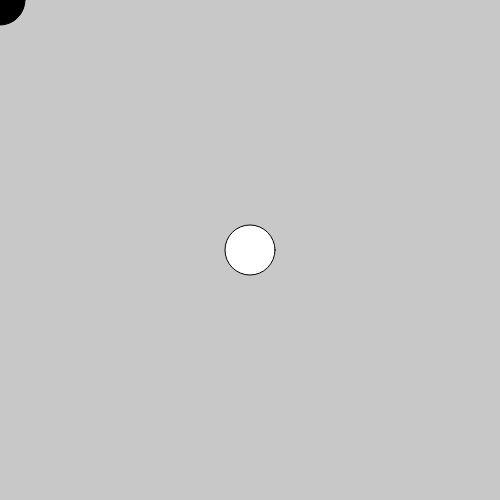
Frame 1 (no input)
Frame 60 (no input): identical to frame 1, image omitted
Frame 120 (the mouse pressed at the canvas centre since frame 60): identical to frame 1, image omitted

The p5.js sketch that drew this single still picture (run headless with seeded random() and noise() and a simulated clock; from frame 60 on, the mouse is pressed at the canvas centre):

// p5.js sketch
// ── sketch.js


function setup(){
  createCanvas(500,500)
}
function draw() {

  background(200);
  fill(0)
  ellipse(0,0,50)

  push()
  fill(255)
  translate(width/2, height/2)
  ellipse(0,0,50)
  pop()
 

}
